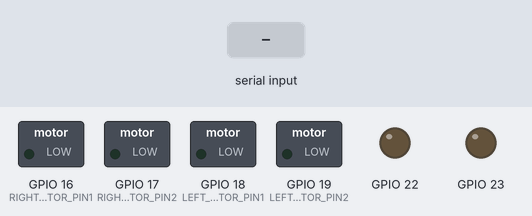
This program was run on a simulated ESP32. Shown: switched loads named in the program (green lamp = pin HIGH), output pins drawn as LEDs (lit = HIGH). Inputs (shaded band) come from the test bench. Nothing arrives over Bluetooth unless stated; what the program prints to the serial monitor is not drawn.

Above: at 1.2 s.
1.3 s: "M:90,45\n" received over the second serial link
At 1.7 s:
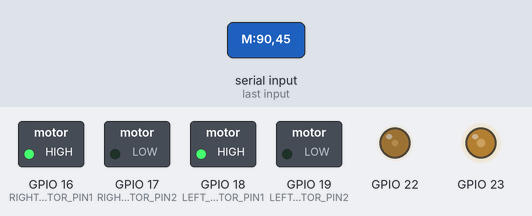
Timing chart, 0 to 4.3 s (numbered marks = the images above; inputs shaded):
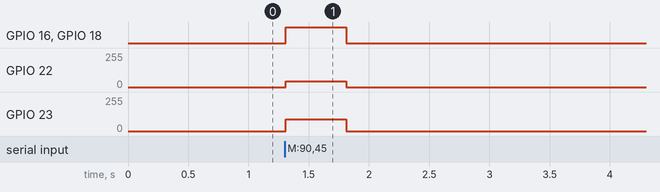

Measured:
- after the input at 1.3 s, GPIO 16 (RIGHT_MOTOR_PIN1), GPIO 18 (LEFT_MOTOR_PIN1): LOW → HIGH at once, → LOW 0.50 s later; GPIO 22: 0/255 → 45/255 at once, → 0/255 0.50 s later; GPIO 23: 0/255 → 90/255 at once, → 0/255 0.50 s later

The program:

main.cpp
```cpp
#include <Arduino.h>
#include "BTReceiver.h"
#include "MotorDriver.h"

// Pinout aman ESP32 WROOM-32D ke Driver L298N
#define ENABLE_RIGHT_MOTOR 22  // ENA
#define RIGHT_MOTOR_PIN1   16  // IN1
#define RIGHT_MOTOR_PIN2   17  // IN2

#define ENABLE_LEFT_MOTOR  23  // ENB
#define LEFT_MOTOR_PIN1    18  // IN3
#define LEFT_MOTOR_PIN2    19  // IN4

#define BT_DEVICE_NAME     "ESP32_RC_CAR"
#define FAILSAFE_TIMEOUT   500  // Stop otomatis jika 500 ms tanpa sinyal

BTReceiver btReceiver;
MotorDriver motors(
  ENABLE_RIGHT_MOTOR, RIGHT_MOTOR_PIN1, RIGHT_MOTOR_PIN2,
  ENABLE_LEFT_MOTOR,  LEFT_MOTOR_PIN1,  LEFT_MOTOR_PIN2
);

bool lastConnState = false;

void setup() {
  Serial.begin(115200);
  Serial.println("\n=== RC Car ESP32 (C++ Firmware + Python Controller) ===");

  motors.begin();

  if (btReceiver.begin(BT_DEVICE_NAME, FAILSAFE_TIMEOUT)) {
    Serial.print("[BT] Menunggu koneksi Python ke: ");
    Serial.println(BT_DEVICE_NAME);
  } else {
    Serial.println("[BT] Gagal menginisialisasi Bluetooth!");
  }
}

void loop() {
  // 1. Terima & parse paket dari Python
  btReceiver.update();

  // 2. Ambil perintah kecepatan terbaru
  MotorCommand cmd = btReceiver.getCommand();

  // 3. Log perubahan status koneksi
  if (cmd.isConnected != lastConnState) {
    lastConnState = cmd.isConnected;
    Serial.println(cmd.isConnected ? "[BT] Python Controller terhubung!"
                                   : "[BT] Koneksi putus! Motor dihentikan.");
  }

  // 4. Jalankan motor (urutan parameter rotate: kanan, kiri)
  motors.rotate(cmd.rightSpeed, cmd.leftSpeed);

  delay(10);
}
```

BTReceiver.h
```cpp
#ifndef BT_RECEIVER_H
#define BT_RECEIVER_H

#include <Arduino.h>
#include <BluetoothSerial.h>

struct MotorCommand {
  int leftSpeed;
  int rightSpeed;
  bool isConnected;
};

class BTReceiver {
public:
  bool begin(const char* deviceName, unsigned long timeoutMs = 500);
  void update();
  MotorCommand getCommand();

private:
  BluetoothSerial _btSerial;
  String _rxBuffer;
  MotorCommand _currentCmd = {0, 0, false};
  unsigned long _lastPacketTime = 0;
  unsigned long _timeoutMs = 500;

  void parseLine(const String& line);
};

#endif
```

BTReceiver.cpp
```cpp
#include "BTReceiver.h"

#if !defined(CONFIG_BT_ENABLED) || !defined(CONFIG_BLUEDROID_ENABLED)
#error Bluetooth Classic tidak aktif pada konfigurasi board ini!
#endif

bool BTReceiver::begin(const char* deviceName, unsigned long timeoutMs) {
  _timeoutMs = timeoutMs;
  _rxBuffer.reserve(32);
  _currentCmd = {0, 0, false};
  return _btSerial.begin(deviceName);
}

void BTReceiver::update() {
  _currentCmd.isConnected = _btSerial.hasClient();

  if (!_currentCmd.isConnected) {
    _currentCmd.leftSpeed = 0;
    _currentCmd.rightSpeed = 0;
    _rxBuffer = "";
    return;
  }

  // Baca karakter hingga menemukan baris baru ('\n')
  while (_btSerial.available()) {
    char c = static_cast<char>(_btSerial.read());
    if (c == '\n') {
      parseLine(_rxBuffer);
      _rxBuffer = "";
    } else if (c != '\r' && _rxBuffer.length() < 30) {
      _rxBuffer += c;
    }
  }

  // Watchdog: hentikan motor jika tidak ada paket masuk dalam batas waktu
  if (millis() - _lastPacketTime > _timeoutMs) {
    _currentCmd.leftSpeed = 0;
    _currentCmd.rightSpeed = 0;
  }
}

void BTReceiver::parseLine(const String& line) {
  int leftVal = 0;
  int rightVal = 0;

  // Mem-parsing format "M:<kiri>,<kanan>"
  if (sscanf(line.c_str(), "M:%d,%d", &leftVal, &rightVal) == 2) {
    _currentCmd.leftSpeed  = constrain(leftVal, -255, 255);
    _currentCmd.rightSpeed = constrain(rightVal, -255, 255);
    _lastPacketTime = millis();
  }
}

MotorCommand BTReceiver::getCommand() {
  return _currentCmd;
}
```

MotorDriver.h
```cpp
#ifndef MOTOR_DRIVER_H
#define MOTOR_DRIVER_H

#include <Arduino.h>

class MotorDriver {
public:
  MotorDriver(int enaRight, int rPin1, int rPin2,
              int enaLeft,  int lPin1, int lPin2,
              int rightChannel = 4, int leftChannel = 5);

  void begin();
  void rotate(int rightMotorSpeed, int leftMotorSpeed);
  void stop();

private:
  int _enaRight, _rPin1, _rPin2;
  int _enaLeft,  _lPin1, _lPin2;
  int _rightChannel, _leftChannel;

  static const int PWM_FREQ = 1000;     // Frekuensi PWM 1 kHz (sesuai karakter L298N)
  static const int PWM_RESOLUTION = 8;  // Resolusi 8-bit (duty cycle 0 s.d. 255)

  void setSingleMotor(int enaPin, int pin1, int pin2, int pwmChannel, int speed);
};

#endif
```

MotorDriver.cpp
```cpp
#include "MotorDriver.h"

MotorDriver::MotorDriver(int enaRight, int rPin1, int rPin2,
                         int enaLeft,  int lPin1, int lPin2,
                         int rightChannel, int leftChannel)
  : _enaRight(enaRight), _rPin1(rPin1), _rPin2(rPin2),
    _enaLeft(enaLeft),   _lPin1(lPin1), _lPin2(lPin2),
    _rightChannel(rightChannel), _leftChannel(leftChannel) {}

void MotorDriver::begin() {
  pinMode(_enaRight, OUTPUT);
  pinMode(_rPin1, OUTPUT);
  pinMode(_rPin2, OUTPUT);

  pinMode(_enaLeft, OUTPUT);
  pinMode(_lPin1, OUTPUT);
  pinMode(_lPin2, OUTPUT);

#if ESP_ARDUINO_VERSION_MAJOR >= 3
  ledcAttach(_enaRight, PWM_FREQ, PWM_RESOLUTION);
  ledcAttach(_enaLeft, PWM_FREQ, PWM_RESOLUTION);
#else
  ledcSetup(_rightChannel, PWM_FREQ, PWM_RESOLUTION);
  ledcSetup(_leftChannel, PWM_FREQ, PWM_RESOLUTION);
  ledcAttachPin(_enaRight, _rightChannel);
  ledcAttachPin(_enaLeft, _leftChannel);
#endif

  // Pastikan motor diam saat ESP32 pertama kali menyala
  stop();
}

void MotorDriver::rotate(int rightMotorSpeed, int leftMotorSpeed) {
  rightMotorSpeed = constrain(rightMotorSpeed, -255, 255);
  leftMotorSpeed  = constrain(leftMotorSpeed, -255, 255);

  setSingleMotor(_enaRight, _rPin1, _rPin2, _rightChannel, rightMotorSpeed);
  setSingleMotor(_enaLeft,  _lPin1, _lPin2, _leftChannel,  leftMotorSpeed);
}

void MotorDriver::stop() {
  rotate(0, 0);
}

void MotorDriver::setSingleMotor(int enaPin, int pin1, int pin2, int pwmChannel, int speed) {
  if (speed > 0) {
    // Putar maju
    digitalWrite(pin1, HIGH);
    digitalWrite(pin2, LOW);
  } else if (speed < 0) {
    // Putar mundur
    digitalWrite(pin1, LOW);
    digitalWrite(pin2, HIGH);
  } else {
    // Berhenti
    digitalWrite(pin1, LOW);
    digitalWrite(pin2, LOW);
  }

#if ESP_ARDUINO_VERSION_MAJOR >= 3
  ledcWrite(enaPin, abs(speed));
#else
  ledcWrite(pwmChannel, abs(speed));
#endif
}
```
